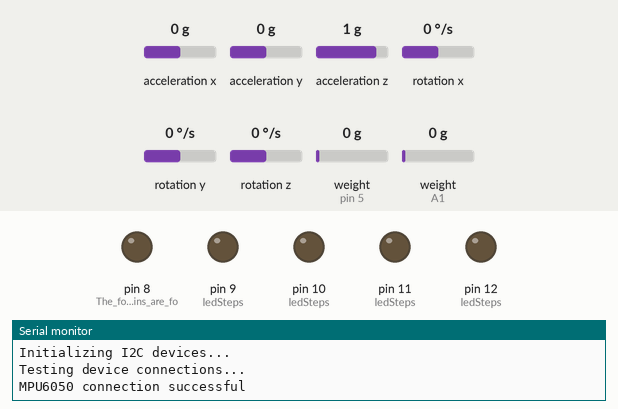
Simulated run of this sketch. Board: Arduino Uno, built with avr-gcc and run on an emulated ATmega328P. On the bench: output pins drawn as LEDs (lit = HIGH), the last lines printed to the serial monitor. Wiring (inferred from the names in the program): HX711 load-cell converter: data pin 5; SCK pin 13. The test bench sets the inputs (shaded band); at power-on: acceleration x 0 g, acceleration y 0 g, acceleration z 1 g, rotation x 0 °/s, rotation y 0 °/s, rotation z 0 °/s, weight on the scale (sensors on pin 5, A1) 0 g. Pins used as bus, display or sensor lines are not drawn.

Above: at 7.38 s.
At 9.4 s:
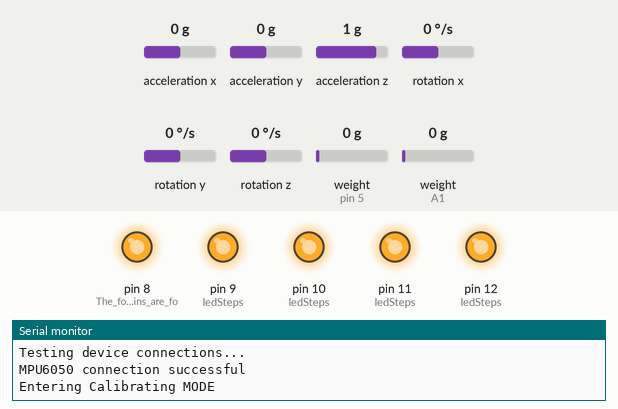
Timing chart, 0 to 10.2 s (numbered marks = the images above):
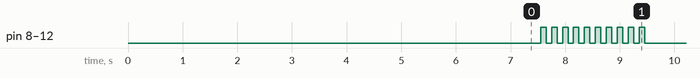

Measured:
- by itself, pin 8 (The_following_Pins_are_fo), pin 9 (ledSteps), pin 10 (ledSteps), pin 11 (ledSteps), pin 12 (ledSteps): alternates HIGH for 0.10 s and LOW for 0.10 s, 20 changes in all, then stays LOW

The sketch:

latest.ino
```cpp
#include "I2Cdev.h"
#include "MPU6050.h"
#include "HX711.h"
#include <EEPROM.h>

// Arduino Wire library is required if I2Cdev I2CDEV_ARDUINO_WIRE implementation
// is used in I2Cdev.h
#if I2CDEV_IMPLEMENTATION == I2CDEV_ARDUINO_WIRE
    #include "Wire.h"
#endif

MPU6050 accelgyro;
HX711 scale(A1, A0);    // parameter "gain" is ommited; the default value 128 is used by the library


int16_t ax, ay, az;
int16_t gx, gy, gz;


// accelerometer values
int t=20,s=0,v=0;
int rest = 0;
int accel_reading;
int accel_corrected;
int accel_offset = 200;
float accel_angle;
float accel_scale = 1; // set to 0.01

// gyro values
int gyro_offset = 151; // 151
int gyro_corrected;
int gyro_reading;
float gyro_rate;
float gyro_scale = 0.02; // 0.02 by default - tweak as required
float gyro_angle;
float loop_time = 0.05; // 50ms loop
float angle = 0.00; // value to hold final calculated gyro angle

// time stamp variables
int last_update;
int cycle_time;
long last_cycle = 0;

#define OUTPUT_READABLE_ACCELGYRO

#define LED_PIN 13
bool blinkState = false;

int i=0,low_counter=0,peak_counter=0,steps=0;

void ledSteps(){

  pinMode(8,OUTPUT);  //The following Pins are for LED outputs of the SHOE.
  pinMode(9,OUTPUT);
  pinMode(10,OUTPUT);
  pinMode(11,OUTPUT);
  pinMode(12,OUTPUT);
  pinMode(5,INPUT);


  if(steps>5)digitalWrite(8,HIGH);  //For Demonstration purposes we light up each light after 5 steps.
  if(steps>10)digitalWrite(9,HIGH);
  if(steps>15)digitalWrite(10,HIGH);
  if(steps>20)digitalWrite(11,HIGH);
  if(steps>25)digitalWrite(12,HIGH);
}


void setup() {
    // join I2C bus (I2Cdev library doesn't do this automatically)


  Serial.println("Before setting up the scale:");
  Serial.print("read: \t\t");
  Serial.println(scale.read());      // print a raw reading from the ADC

  Serial.print("read average: \t\t");
  Serial.println(scale.read_average(20));   // print the average of 20 readings from the ADC

  Serial.print("get value: \t\t");
  Serial.println(scale.get_value(5));   // print the average of 5 readings from the ADC minus the tare weight (not set yet)

  Serial.print("get units: \t\t");
  Serial.println(scale.get_units(5), 1);  // print the average of 5 readings from the ADC minus tare weight (not set) divided
            // by the SCALE parameter (not set yet)

  scale.set_scale(2280.f);                      // this value is obtained by calibrating the scale with known weights; see the README for details
  scale.tare();               // reset the scale to 0

  Serial.println("After setting up the scale:");

  Serial.print("read: \t\t");
  Serial.println(scale.read());                 // print a raw reading from the ADC

  Serial.print("read average: \t\t");
  Serial.println(scale.read_average(20));       // print the average of 20 readings from the ADC

  Serial.print("get value: \t\t");
  Serial.println(scale.get_value(5));   // print the average of 5 readings from the ADC minus the tare weight, set with tare()

  Serial.print("get units: \t\t");
  Serial.println(scale.get_units(5), 1);        // print the average of 5 readings from the ADC minus tare weight, divided
            // by the SCALE parameter set with set_scale

  Serial.println("Readings:");


    #if I2CDEV_IMPLEMENTATION == I2CDEV_ARDUINO_WIRE
        Wire.begin();
    #elif I2CDEV_IMPLEMENTATION == I2CDEV_BUILTIN_FASTWIRE
        Fastwire::setup(400, true);
    #endif

    // initialize serial communication
    // (38400 chosen because it works as well at 8MHz as it does at 16MHz, but
    // it's really up to you depending on your project)
    Serial.begin(38400);

    // initialize device
    Serial.println("Initializing I2C devices...");
    accelgyro.initialize();

    // verify connection
    Serial.println("Testing device connections...");
    Serial.println(accelgyro.testConnection() ? "MPU6050 connection successful" : "MPU6050 connection failed");
  pinMode(LED_PIN, OUTPUT);
}


void loop() {
    // read raw accel/gyro measurements from device
    accelgyro.getMotion6(&ax, &ay, &az, &gx, &gy, &gz);

    // these methods (and a few others) are also available
    //accelgyro.getAcceleration(&ax, &ay, &az);
    //accelgyro.getRotation(&gx, &gy, &gz);

    float aax= (((ax +1300)/16000.0)*9.81 -2.71); // Scaling X axis acceleration for use in our Application

    #ifdef OUTPUT_READABLE_ACCELGYRO
        // display tab-separated accel/gyro x/y/z values
     //   Serial.print("a/g:\t");
     //   Serial.print(aax); Serial.println("");
     //   Serial.print(ax); Serial.print("\t");
     //   Serial.print(ay); Serial.print("\t");
     //   Serial.print(az); Serial.print("\t");
     //   Serial.print(gx); Serial.print("\t");
     //   Serial.print(gy); Serial.print("\t");
     //   Serial.println(gz);
    #endif

    #ifdef OUTPUT_BINARY_ACCELGYRO
        Serial.write((uint8_t)(ax >> 8)); Serial.write((uint8_t)(ax & 0xFF));
        Serial.write((uint8_t)(ay >> 8)); Serial.write((uint8_t)(ay & 0xFF));
        Serial.write((uint8_t)(az >> 8)); Serial.write((uint8_t)(az & 0xFF));
        Serial.write((uint8_t)(gx >> 8)); Serial.write((uint8_t)(gx & 0xFF));
        Serial.write((uint8_t)(gy >> 8)); Serial.write((uint8_t)(gy & 0xFF));
        Serial.write((uint8_t)(gz >> 8)); Serial.write((uint8_t)(gz & 0xFF));
    #endif


    // blink LED to indicate activity
    blinkState = !blinkState;
    digitalWrite(LED_PIN, blinkState);
    //delay(1000);


  /*Here is the foot-step detecting algorithm
   * Analyzed the variation between Foot step and time while walking
   * Lower counter is a counter where it stores how many lower accelerations occur
   * Peak counter stores peak accelerations only if there are more than 10 lower counters
   * if program gets 10 lower accelerations and more than 7 peak acceleration, it shows that step is taken,according to our analyzation
   */
  if(aax<-1)low_counter++;
  if(low_counter>10){
    if(aax>1)peak_counter++;

    if(peak_counter>7){
      steps++;
      Serial.print("Current Steps : \t");
      Serial.println(steps);
      digitalWrite(5,HIGH);
      digitalWrite(4,LOW);
      delay(50);
      digitalWrite(5,LOW);
      peak_counter=0;
      low_counter=0;
    }
  }

  ledSteps(); //This function which is defined above uses the number of steps variable and Light up LEDs accordingly

  //Serial.println(low_counter);
  //Serial.println(peak_counter);
  //Serial.println("");
  //EEPROM.write(i,y);

  i++;

  if(digitalRead(5)){
    Serial.println("Entering Calibrating MODE ");
    calibrate();
  }
  delay(t);//each loop is delayed by 20 ms

}


void get_angle(){
    accelgyro.getMotion6(&ax, &ay, &az, &gx, &gy, &gz);

    // accelerometer_X_Axis angle calc
    accel_reading = ax;
    accel_corrected = accel_reading - accel_offset;
    accel_corrected = map(accel_corrected, -16800, 16800, -90, 90);
    accel_corrected = constrain(accel_corrected, -90, 90);
    accel_angle = (float)(accel_corrected * accel_scale)-10;
 //   Serial.print(accel_angle);
  //  Serial.print("\t");

  // gyro_Y_Axis angle calc
    gyro_reading = gy;
    gyro_corrected = (float)((gyro_reading/131) - gyro_offset);  // 131 is sensivity of gyro from data sheet
    gyro_rate = (gyro_corrected * gyro_scale) * -loop_time;      // loop_time = 0.05 ie 50ms
    gyro_angle = angle + gyro_rate;
  /*
  // print values to serial monitor for checking
    Serial.print(gyro_reading);
    Serial.print("\t");
    Serial.print(gyro_corrected);
    Serial.print("\t");
    Serial.print(gyro_angle);
    Serial.print("\t");
    Serial.println(" ");
    */
  // blink LED to indicate activity
    blinkState = !blinkState;
    digitalWrite(LED_PIN, blinkState);

//timestamp
  time_stamp();
}


void time_stamp(){
  while ((millis() - last_cycle) < 50){
  delay(1);
  }
  // once loop cycle reaches 50ms, reset timer value and continue
  cycle_time = millis() - last_cycle;
  last_cycle = millis();
}

void calibrate(){

  int i;
  float weight=0,temp_weight=0,foot_len=0;
  for(i=0;i<10;i++){
  digitalWrite(8,HIGH);  //For Demonstration purposes we light up each light after 5 steps.
  digitalWrite(9,HIGH);
  digitalWrite(10,HIGH);
  digitalWrite(11,HIGH);
  digitalWrite(12,HIGH);
  delay(100);

  digitalWrite(8,LOW);  //For Demonstration purposes we light up each light after 5 steps.
  digitalWrite(9,LOW);
  digitalWrite(10,LOW);
  digitalWrite(11,LOW);
  digitalWrite(12,LOW);
  delay(100);

  }
  for(i=0;i<3;i++){
  scale.power_up();
  /*
  Serial.print("one reading:\t");

  Serial.print("\t| average:\t");
  Serial.println(, 1);
  */
  //Serial.print(scale.get_units(), 1);
  temp_weight = scale.get_units(10);
  Serial.print("Weight Samples \t");
  Serial.println(temp_weight);
  if(temp_weight<0) temp_weight = -1.0*temp_weight;
  weight = weight +temp_weight;

  scale.power_down();
  delay(500);// put the ADC in sleep mode
  }
  Serial.println("Weight");
  Serial.println(weight/3);

  int cnt=0;
  while(cnt<10){

  accelgyro.getMotion6(&ax, &ay, &az, &gx, &gy, &gz);
  float aax= (((ax +1300)/16000.0)*9.81 -2.71); // Scaling X axis acceleration for use in our Application
  get_angle(); //update the angle


  v=v+aax*t;
  s=v+(0.5)*aax*t*t;


  if(aax>-1.5 && aax<1.5){
   rest++;
  }
  //Serial.println(rest);

  if(rest>20 && (aax<-1.5 || aax>1.5)){

     //Serial.println(s);
     if(s<0)s=-1*s;
     foot_len = s + foot_len;
    v = 0;
    s = 0;
    rest=0;
    cnt++;
    if(cnt>0)digitalWrite(8,HIGH);
    if(cnt>2)digitalWrite(9,HIGH);
    if(cnt>4)digitalWrite(10,HIGH);
    if(cnt>6)digitalWrite(11,HIGH);
    if(cnt>8)digitalWrite(12,HIGH);
  }

  }
  Serial.print("Foot Length :\t");
  Serial.println(foot_len/10);

  float final_height,final_weight,BMI;

  final_height = ((foot_len/10)/1280)*1.76;
  final_weight = (weight/3)/55 *75;
  BMI = final_weight/final_height*final_height;

  Serial.print("Person's Height :\t");
  Serial.println(final_height);
  Serial.print("Person's Weight :\t");
  Serial.println(final_weight);
  Serial.print("Person's BMI :\t");
  Serial.println(BMI);

  digitalWrite(8,LOW);  //For Demonstration purposes we light up each light after 5 steps.
  digitalWrite(9,LOW);
  digitalWrite(10,LOW);
  digitalWrite(11,LOW);
  digitalWrite(12,LOW);

    EEPROM.write(0, BMI);
    EEPROM.write(1, foot_len/100);
}
```
